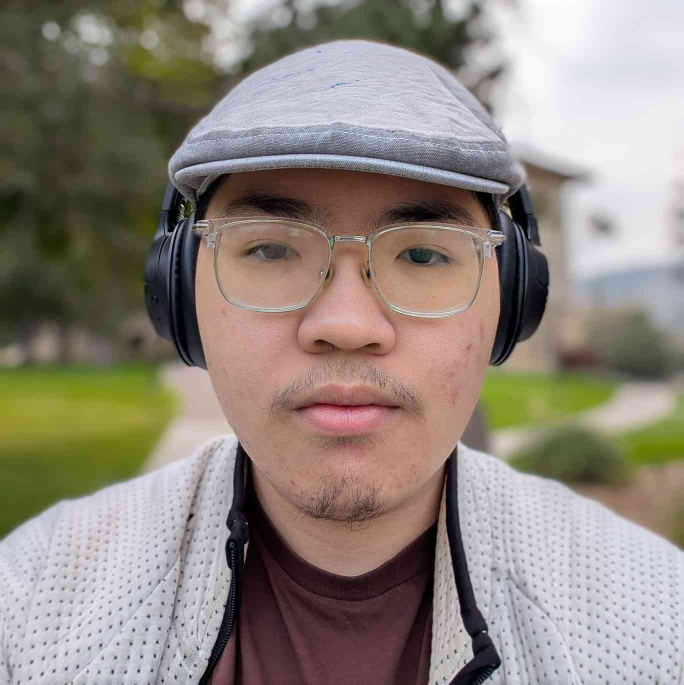
#> input picture assignments_Duan/assignment1_photo.jpg, 1368 x 1369 px (shown at 1/2 size)
$ jupyter execute HW03.ipynb
#> lines starting #> are read from the running program, lines starting #| are printed output that depends on the picture
[cell 1]
import matplotlib.pyplot as plt
import numpy as np
from skimage import io, img_as_float32, util, color, transform, filters
from scipy.fft import fft2, fftshift

[cell 2]
# load image
image = io.imread("assignment1_photo.jpg")
#> image is the input picture: shape (1369, 1368, 3); mean R, G, B 143.6, 134.3, 124.9
# conver gray scale
image_gray = img_as_float32(color.rgb2gray(image))
# down sample
image_small = transform.resize(image_gray, (100, 100))

plt.imshow(image_small, cmap=plt.cm.gray)
plt.title("Resized Image 1 - Grayscale")
plt.show()

[cell 3]
# fourier magnitude
image_fourier = fftshift(fft2(image_small))
img_mag = np.abs(image_fourier)
img_pha = np.angle(image_fourier)
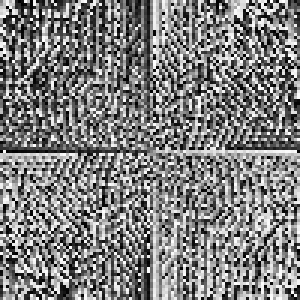
#> img_pha: shape (100, 100) float32 (shown 3 times larger); min -3.14, max 3.14, mean -0.000314; drawn with min black and max white

plt.imshow(np.log(1+img_mag), cmap='gray')
plt.title("Image 1 - Fourier Magnitude")
plt.show()

[cell 4]
# load image
image_2 = io.imread("assignment3_photo.jpeg")
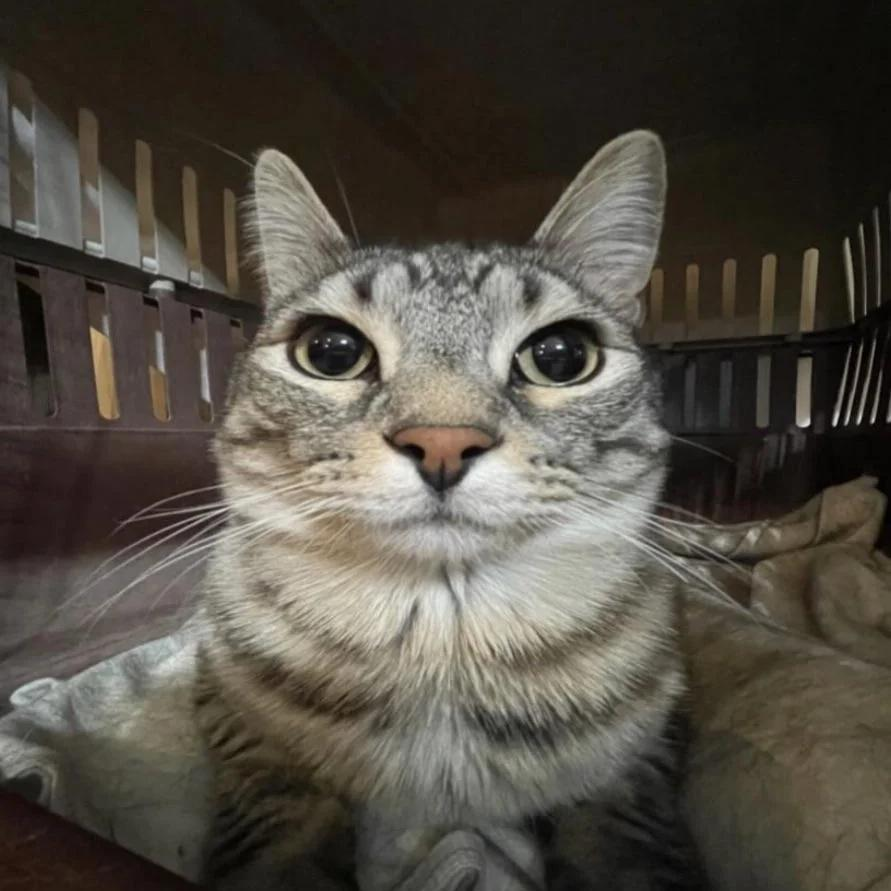
#> input picture assignments_Duan/assignment3_photo.jpeg, 891 x 891 px
#> image_2 is the input picture: shape (891, 891, 3); mean R, G, B 82.3, 77.2, 68.2
# conver gray scale
image_gray_2 = img_as_float32(color.rgb2gray(image_2))
# down sample
image_small_2 = transform.resize(image_gray_2, (100, 100))

plt.imshow(image_small_2, cmap=plt.cm.gray)
plt.title("Resized Image 2 - Grayscale")
plt.show()

[cell 5]
# low pass filter
low_image = filters.gaussian(image_small, sigma=1)
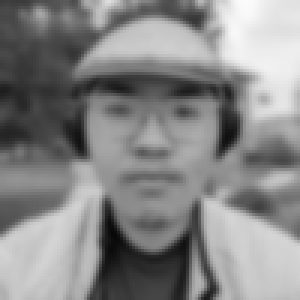
#> low_image: shape (100, 100) float32 (shown 3 times larger); min 0.0348, max 0.985, mean 0.532

plt.imshow(low_image, cmap=plt.cm.gray)
plt.title("Lowpass filtered")
plt.show()

[cell 6]
# Low pass FF
image_fourier_low = fftshift(fft2(low_image))
img_mag_low = np.abs(image_fourier_low)
img_pha_low = np.angle(image_fourier_low)
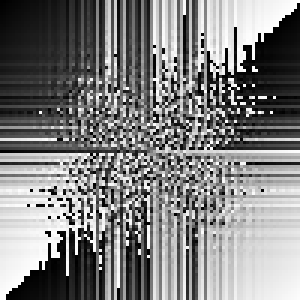
#> img_pha_low: shape (100, 100) float32 (shown 3 times larger); min -3.14, max 3.14, mean -0.000628; drawn with min black and max white

plt.imshow(np.log(1+img_mag_low), cmap='gray')
plt.title("Lowpass - Fourier Magnitude")
plt.show()

[cell 7]
# high pass filter
low_image_2 = filters.gaussian(image_small_2, sigma=1)
high_image = image_small_2 - low_image_2
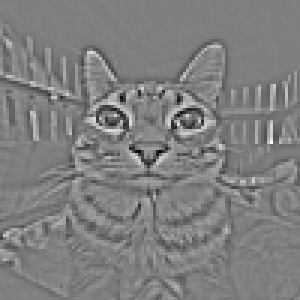
#> high_image: shape (100, 100) float32 (shown 3 times larger); min -0.217, max 0.217, mean 2.25e-05; drawn with min black and max white

plt.imshow(high_image+0.5, cmap=plt.cm.gray)
plt.title("Highpass filtered")
plt.show()

[cell 8]
# high pass fourier
image_fourier_high = fftshift(fft2(high_image))
img_mag_high = np.abs(image_fourier_high)
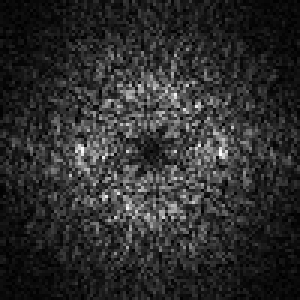
#> img_mag_high: shape (100, 100) float32 (shown 3 times larger); min 0.00889, max 14.04, mean 2.5; drawn with min black and max white
img_pha_high = np.angle(image_fourier_high)
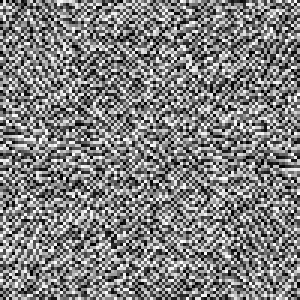
#> img_pha_high: shape (100, 100) float32 (shown 3 times larger); min -3.14, max 3.14, mean -0.000314; drawn with min black and max white

plt.imshow(np.log(1+img_mag_high), cmap='gray')
plt.title("Highpass - Fourier Magnitude")
plt.show()

[cell 9]
# combine
plt.imshow(high_image+low_image, cmap='gray')
plt.title("High Pass + Low Pass")
plt.show()
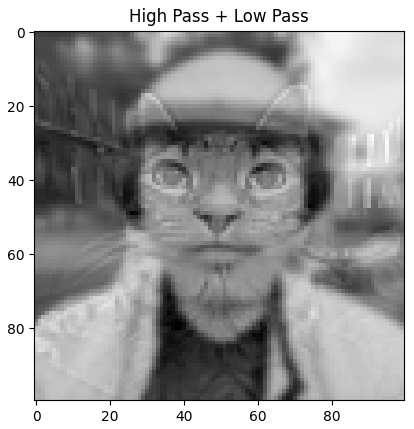
#> figure drawn by matplotlib, 1 panel

[cell 10]
image_fourier_combine = fftshift(fft2(high_image+low_image))
img_mag_combine = np.abs(image_fourier_combine)
img_pha_combine = np.angle(image_fourier_combine)
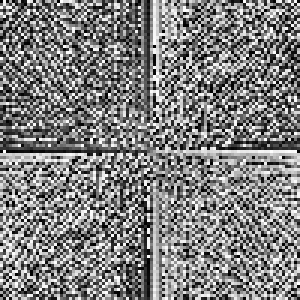
#> img_pha_combine: shape (100, 100) float32 (shown 3 times larger); min -3.14, max 3.14, mean -0.000628; drawn with min black and max white

plt.imshow(np.log(1+img_mag_combine), cmap='gray')
plt.title("Image Combine - Fourier Magnitude")
plt.show()
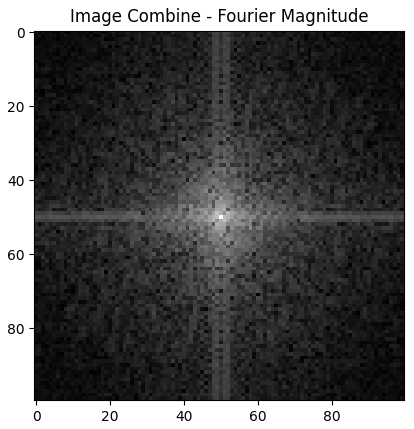
#> figure drawn by matplotlib, 1 panel
